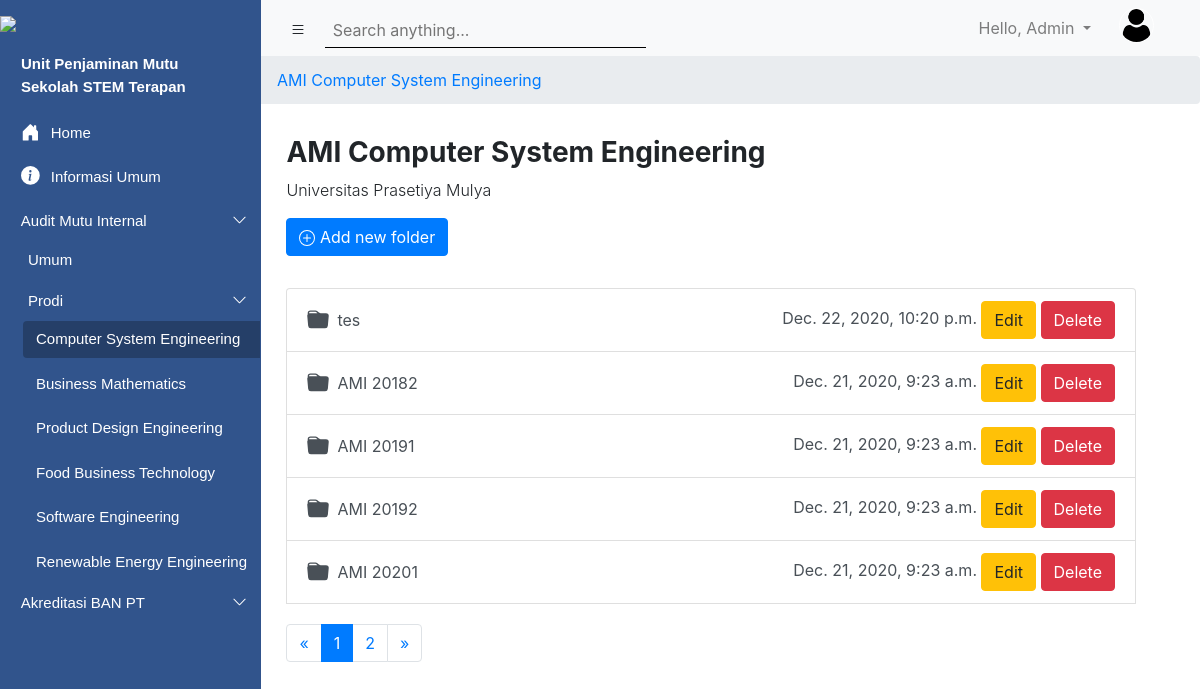
The page /folder/AMI/2 (signed in) on the database its author committed.
### upmsite/models.py (models this page shows, shortened)
class Folder(models.Model):
    listKategori = (
        ('AMI', 'AMI'),
        ('ABPT', 'ABPT'),
        ('Informasi Umum', 'Informasi Umum'),
    )
    nama_folder = models.CharField(default='', max_length=256)
    nama_prodi = models.ForeignKey(ProgramStudi, on_delete=models.CASCADE, blank = True, null = True)
    kategori = models.CharField(max_length=50, choices=listKategori)
    public_status = models.BooleanField(default = True)
    created_at = models.DateTimeField(auto_now_add=True)
    updated_at = models.DateTimeField(auto_now=True)
    isAllowNewFolder = models.BooleanField(default = True)
    isAllowNewFile = models.BooleanField(default = True)
    class Meta:
        ordering = ['-updated_at']

### Accounts/models.py (models this page shows, shortened)
class ProgramStudi(models.Model):
    nama_prodi = models.CharField(max_length=200)

class User(AbstractUser):
    prodi = models.ForeignKey(ProgramStudi, models.SET_NULL, blank=True, null=True, default=None)
    role_list = (
        ('Admin', 'Admin'),
        ('Admin Prodi', 'Admin Prodi'),
        ('Faculty Member', 'Faculty Member'),
        ('Professional Staf', 'Professional Staf')
    )
    roles = models.CharField(choices=role_list, max_length=40)
    profile_picture = models.ImageField(null=True, blank=True)
    objects = UserManager

### upmsite/viewscinta.py (the view)
# urls.py: path('folder/<str:kategori>/<int:pk_prodi>', viewscinta.FolderList, name="folder-list"),
def FolderList(request, kategori, pk_prodi):
    roles = request.user.roles
    prodi = request.user.prodi
    semua_prodi = models_account.ProgramStudi.objects.all()
    prodi_terpilih = models_account.ProgramStudi.objects.filter(id=prodi.id)
    ami_umum = models.Folder.objects.filter(nama_prodi=None, kategori='AMI')
    abpt_umum = models.Folder.objects.filter(nama_prodi=None, kategori='ABPT')
    global data_pk_prodi
    data_pk_prodi = pk_prodi
    if kategori == 'Informasi Umum':
        kategori = kategori
        informasiUmum = models.Folder.objects.filter(kategori=kategori)
        now = datetime.datetime.now()
        nowtimezone = timezone.now()
        time = timezone.localtime(informasiUmum[0].updated_at)
        p_informasiumum = Paginator(informasiUmum, 5)
        page_number = request.GET.get('page')
        totalfolder = len(informasiUmum)
        jumlah_halaman = []
        for x in range(1, p_informasiumum.num_pages+1):
            jumlah_halaman.append(x)
        context = {
            'pk_prodi': pk_prodi,
            'roles': roles,
            'prodi': prodi,
            'pages': p_informasiumum.get_page(page_number),
            'jumlah_halaman': jumlah_halaman,
            'totalfolder': totalfolder,
        }
    else:
        roles = request.user.roles
        semua_prodi = models_account.ProgramStudi.objects.all()
        informasiUmum = models.Folder.objects.filter(kategori=kategori, nama_prodi__id=pk_prodi)
        selected_prodi = models_account.ProgramStudi.objects.get(id=pk_prodi)
        p_informasiumum = Paginator(informasiUmum, 5)
        totalfolder = len(informasiUmum)
        jumlah_halaman = []
        print(roles)
        page_number = request.GET.get('page')
        for x in range(1, p_informasiumum.num_pages+1):
            jumlah_halaman.append(x)
        label = kategori
        if kategori == "ABPT":
            label = "ABPT"
        elif kategori == "AMI":
            label = "AMI"
        context = {
            'pk_prodi': pk_prodi,
            'label': label,
            'informasiUmum': informasiUmum,
            'roles': roles,
            'prodi': selected_prodi.nama_prodi,
            'pages': p_informasiumum.get_page(page_number),
            'jumlah_halaman': jumlah_halaman,
            'totalfolder': totalfolder,
        }
    context1 = {
        'kategori': kategori,
        'ami_umum': ami_umum,
        'abpt_umum': abpt_umum,
        'semua_prodi': semua_prodi,
        'prodi_terpilih': prodi_terpilih,
    }
    return render(request, 'Akreditasi/FolderList.html', {**context , **context1})

### Templates/Akreditasi/FolderList.html (shortened to what this page needs)
{% extends 'main.html' %}
{% load static %}
{% block search %}
      <div class="search1">
        <input class="input-sm border-0 p-2 col-md-11 input_search1" id="searchbox" type="text" placeholder="Search anything...">
      </div>
{% endblock %}
{% block content %}
<section>
  <nav aria-label="breadcrumb">
      <ol class="breadcrumb">
        {% if kategori == 'Informasi Umum' %}
        <li class="breadcrumb-item"><a href="#">{{kategori}}</a></li>
        {% else %}
        <li class="breadcrumb-item"><a href="#">{{label}} {{prodi}}</a></li>
        {% endif %}
      </ol>
  </nav>
</section>
  <section class="page-title" style="margin-left: 17.9rem; ">
    {% if kategori == 'Informasi Umum' %}
    <h3 class="font-weight-bold">{{kategori}}</h3>
    {% else %}
    <h3 class="font-weight-bold">{{label}} {{prodi}}</h3>
    {% endif %}
      <p class="font-weight-light">Universitas Prasetiya Mulya</p>
      {% if roles == 'Admin'%}
      <a class="btn btn-primary" href="{% url 'folder-create' kategori=kategori pk_prodi=pk_prodi %}">
        Add new folder
      </a>
      {% endif %}
  </section>
  {% if totalfolder >= 1 %}
  <section class="page-title" style="margin-left: 17.9rem; margin-right: 4rem;">
    <div class="list-group">
      {%for item in pages%}
        <div type="button" class="list-group-item list-group-item-action button list-main" data-role="list-menus" onclick="window.location='{% url 'subfolder1-list' pk_parent=item.id %}';">
          <a class="text-decoration-none text-reset text-control">{{item.nama_folder}}</a>
          {% if roles == 'Admin'%}
          <div class=end-box>
            <a class="text-decoration-none text-reset text-control">{{item.updated_at}}</a>
            <a href="{% url 'folder-update' kategori=kategori pk_prodi=item.id %}" class="btn btn-warning btn-card-menu">Edit</a>
            <a href="{% url 'folder-delete' kategori=kategori pk_prodi=item.id %}" class="btn btn-danger btn-card-menu">Delete</a>
          </div>
          {% else %}
          <div class=end-box>
            <a class="text-decoration-none text-reset text-control">{{item.updated_at}}</a>
          </div>
          {% endif %}
        </div>
      {%endfor%}
      <nav aria-label="Page navigation example" style='margin-top:20px;'>
        <ul class="pagination">
          <li class="page-item">
            {% if pages.has_previous %}
            <a class="page-link" href="?page={{ pages.previous_page_number }}" aria-label="Previous">
              <span aria-hidden="true">&laquo;</span>
            </a>
            {% else %}
            <a class="page-link" href="?page={{ pages.number }}" aria-label="Previous">
              <span aria-hidden="true">&laquo;</span>
            </a>
            {% endif %}
          </li>
          {% for x in jumlah_halaman %}
          <li class="page-item {% if pages.number == x %}active{% endif %}" id="pages"><a class="page-link" href="?page={{x}}">{{x}}</a></li>
          {% endfor %}
          <li class="page-item">
            {% if pages.has_next %}
            <a class="page-link" href="?page={{ pages.next_page_number }}" aria-label="Next">
              <span aria-hidden="true">&raquo;</span>
            </a>
            {% else %}
            <a class="page-link" href="?page={{ pages.number }}" aria-label="Next">
              <span aria-hidden="true">&raquo;</span>
            </a>
            {% endif %}
          </li>
        </ul>
      </nav>
    </div>
  </section>
  {% endif %}
{% endblock %}

### Templates/main.html (shortened to what this page needs)
{% load static %}
<!DOCTYPE html>
<html lang="en">
<head>
    <link rel="stylesheet" href="https://stackpath.bootstrapcdn.com/bootstrap/4.5.2/css/bootstrap.min.css">
    <link rel="stylesheet" href="{% static 'css/main.css'%}">
</head>
<body>
    <section class="left_navigation" id="leftSidebar">
        <img src="https://lms.prasetiyamulya.ac.id/pluginfile.php/1/core_admin/logo/0x200/1601623298/logo_upm_putih.png" class="prasmul_logo pt-3">
        <div class="accordion navigation_menu pt-3" id="accordionExample">
          <div class="card card1">
            <div class="card-head card1-2" id="headingOne">
                  <div class="button-content" style="margin-left: 30px; margin-bottom: 10px;">
                    <strong>
                      Unit Penjaminan Mutu <br>
                      Sekolah STEM Terapan
                    </strong>
                  </div>
            </div>
          </div>
          <div class="card card1">
            <div class="card-head card1-2" id="headingOne">
                {% with url_name=request.resolver_match.url_name %}
                <a class="btn btn-link btn-block text-left button1 {% if url_name == 'home' %}main-active{% endif %} " type="button" href="{% url 'home' %}">
                {% endwith %}
                  <div class="button-content">
                      Home
                  </div>
                </a>
            </div>
          </div>
          <div class="card card1">
            <div class="card-head card1-2" id="headingOne">
                <a class="btn btn-link btn-block text-left button1 {% if kategori == 'Informasi Umum' %}main-active{% endif %}" type="button" href="{% url 'folder-list' kategori='Informasi Umum' pk_prodi=1 %}">
                  <div class="button-content">
                      Informasi Umum
                  </div>
                </a>
            </div>
          </div>
            <div class="card card1">
              <div class="card-head card1-2" id="headingTwo">
                <h2 class="mb-0">
                  <button class="btn btn-link btn-block text-left collapsed button1" id="buttonTest" type="button" data-toggle="collapse" data-target="#collapseTwo" aria-expanded="false" aria-controls="collapseTwo">
                    <div class="button-content-2">
                        <div>Audit Mutu Internal</div>
                        <div class="caret">
                          <svg width="1em" height="1em" viewBox="0 0 16 16" class="bi bi-chevron-up" fill="currentColor" xmlns="http://www.w3.org/2000/svg">
                            <path fill-rule="evenodd" d="M7.646 4.646a.5.5 0 0 1 .708 0l6 6a.5.5 0 0 1-.708.708L8 5.707l-5.646 5.647a.5.5 0 0 1-.708-.708l6-6z"/>
                          </svg>
                        </div>
                    </div>
                  </button>
                </h2>
              </div>
              <div id="collapseTwo" class="{% if kategori == 'AMI'%}collapse show{% else %}collapse{% endif %} buttonTest2" aria-labelledby="headingTwo" data-parent="#accordionExample">
                {% for item in ami_umum %}
                <a class="btn btn-link btn-block text-left button1 ml-4 {% if kategori == 'AMI' and prodi == None %}main-active{% endif %}" type="button" href="{% url 'subfolder1-list' pk_parent=item.id %}">
                  Umum
                </a>
                {% endfor %}
                {% if roles == 'Admin' %}
                <div class="accordion navigation_menu" id="accordionExampleTwo">
                  <div class="card-head card1-2" id="headingFour">
                    <h2 class="mb-0">
                      <button class="btn btn-link btn-block-inside text-left collapsed button1 ml-4" id="buttonTest" type="button" data-toggle="collapse" data-target="#collapseFour" aria-expanded="false" aria-controls="collapseFour">
                        <div class="button-content-3">
                          <div>Prodi</div>
                          <div class="caret">
                            <svg width="1em" height="1em" viewBox="0 0 16 16" class="bi bi-chevron-up" fill="currentColor" xmlns="http://www.w3.org/2000/svg">
                              <path fill-rule="evenodd" d="M7.646 4.646a.5.5 0 0 1 .708 0l6 6a.5.5 0 0 1-.708.708L8 5.707l-5.646 5.647a.5.5 0 0 1-.708-.708l6-6z"/>
                            </svg>
                          </div>
                        </div>
                      </button>
                    </h2>
                  </div>
                  <div id="collapseFour" class="{% if kategori == 'AMI' and prodi != None %}collapse show{% else %}collapse{% endif %} buttonTest2" aria-labelledby="headingFour" data-parent="#accordionExampleTwo">
                    {% for prodi in semua_prodi %}
                    <a class="btn btn-link btn-block text-left button1 button-prodi {% if kategori == 'AMI' and prodi.id == pk_prodi %}main-active{% endif %}" type="button" href="{% url 'folder-list' kategori='AMI' pk_prodi=prodi.id%}">
                      {{prodi.nama_prodi}}
                    </a>
                    {% endfor %}
                  </div>
                </div>
                {% elif roles == 'Faculty Member' or roles == 'Admin Prodi' %}
                  {% for item in prodi_terpilih %}
                    <a class="btn btn-link btn-block text-left button1 ml-4 {% if kategori == 'AMI' and item.id == pk_prodi %}main-active{% endif %}" type="button" href="{% url 'folder-list' kategori='AMI' pk_prodi=item.id %}">
                      {{item.nama_prodi}}
                    </a>
                  {% endfor %}
                {% endif %}
              </div>
            </div>
            <div class="card card1">
              <div class="card-head card1-2" id="headingThree">
                <h2 class="mb-0">
                  <button class="btn btn-link btn-block text-left collapsed button1" id="buttonTest" type="button" data-toggle="collapse" data-target="#collapseThree" aria-expanded="false" aria-controls="collapseThree">
                    <div class="button-content-2">
                      <div>Akreditasi BAN PT</div>
                      <div class="caret">
                        <svg width="1em" height="1em" viewBox="0 0 16 16" class="bi bi-chevron-up" fill="currentColor" xmlns="http://www.w3.org/2000/svg">
                          <path fill-rule="evenodd" d="M7.646 4.646a.5.5 0 0 1 .708 0l6 6a.5.5 0 0 1-.708.708L8 5.707l-5.646 5.647a.5.5 0 0 1-.708-.708l6-6z"/>
                        </svg>
                      </div>
                  </div>
                  </button>
                </h2>
              </div>
            </div>
        </div>
    </section>
    <section id="rightScreen">
        <nav class="navbar navbar-expand-lg navbar-light bg-light top-bar">
          <div class="right-menu">
            <button class="btn btn-navbar" id="sidebarCollapse">
            </button>
            {% block search %}
            {% endblock %}
          </div>
          <div class="profile-area">
            <ul class="navbar-nav ml-auto">
              <li class="nav-item dropdown">
                <a class="nav-link dropdown-toggle user-dropdown" href="#" id="navbarDropdown" role="button" data-toggle="dropdown" aria-haspopup="true" aria-expanded="false">
                  Hello, {{user.first_name}}
                </a>
              </li>
            </ul>
            <div id="container">
              <div class="avatar">
                {% if request.user.profile_picture %}
                  <img src="{{request.user.profile_picture.url}}" alt="">
                {% else %}
                  <img src="{% static 'media/user.png' %}" alt="">
                {% endif %}
              </div>
            </div>
          </div>
        </nav>
    {% block content %}
    {% endblock %}
</body>
</html>

### rows shown on the page
ProgramStudi: nama_prodi "Computer System Engineering"
ProgramStudi: nama_prodi "Business Mathematics"
ProgramStudi: nama_prodi "Product Design Engineering"
ProgramStudi: nama_prodi "Food Business Technology"
ProgramStudi: nama_prodi "Software Engineering"
ProgramStudi: nama_prodi "Renewable Energy Engineering"
User: first_name "Admin"
Folder: nama_folder "tes", updated_at "Dec. 22, 2020, 10:20 p.m."
Folder: nama_folder "AMI 20182", updated_at "Dec. 21, 2020, 9:23 a.m."
Folder: nama_folder "AMI 20191", updated_at "Dec. 21, 2020, 9:23 a.m."
Folder: nama_folder "AMI 20192", updated_at "Dec. 21, 2020, 9:23 a.m."
Folder: nama_folder "AMI 20201", updated_at "Dec. 21, 2020, 9:23 a.m."

### other values the page prints
{{ label }} "AMI"
{{ x }} "1" "2"
